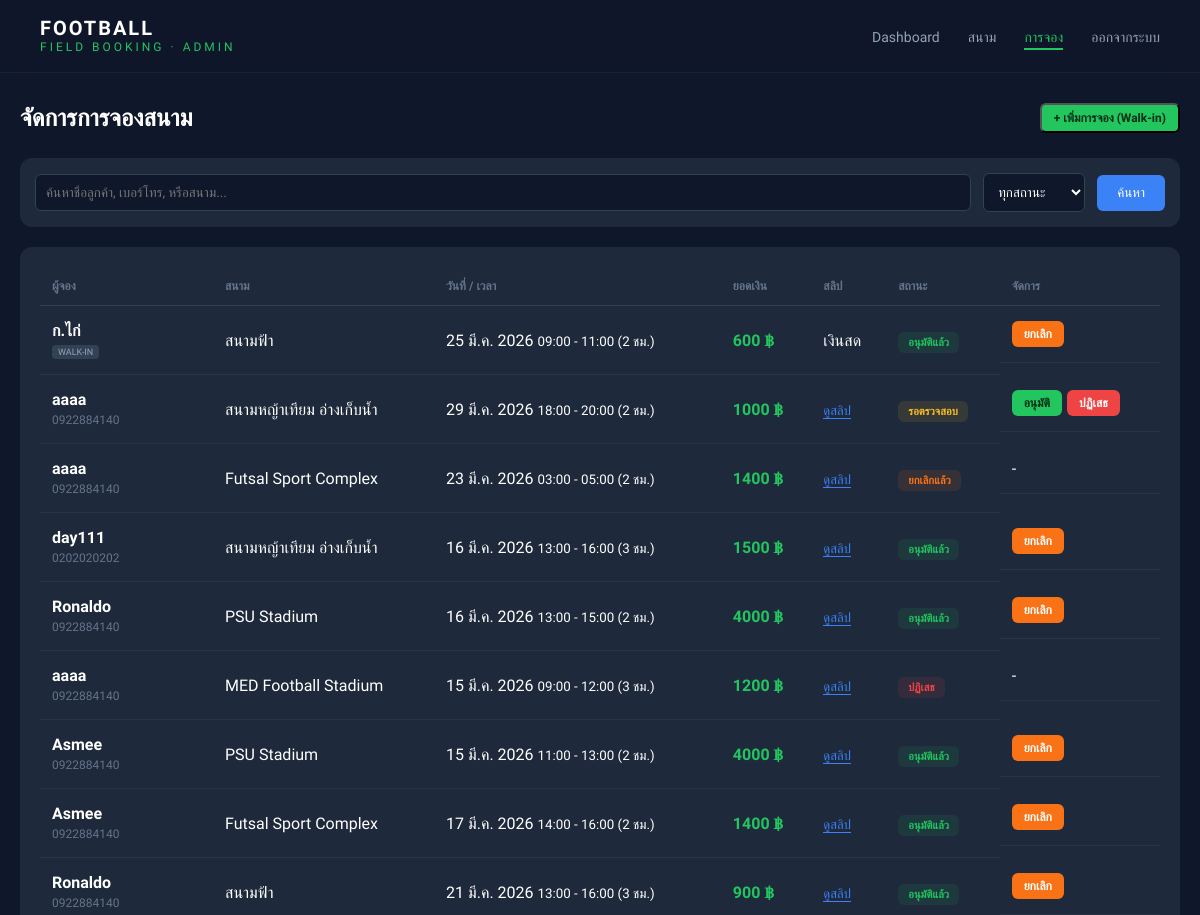
/dashboard/bookings/ (signed in, upper part), run on an earlier commit of the app's database.
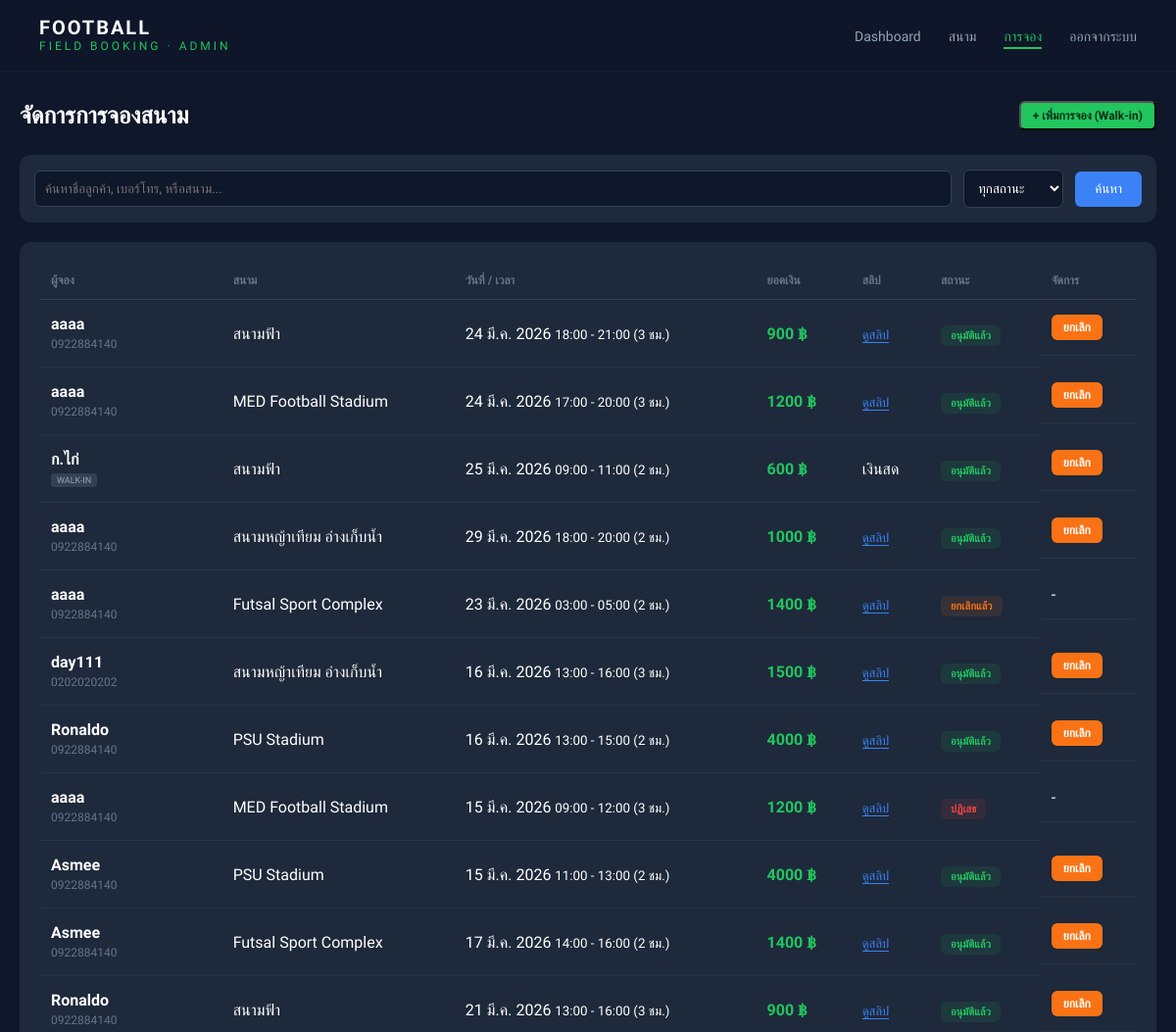
And on a later commit of the database.
### booking/models.py (models this page shows, shortened)
class Booking(models.Model):
    STATUS_CHOICES = (
        ('pending', 'Pending'),
        ('approved', 'Approved'),
        ('rejected', 'Rejected'),
        ('cancelled', 'Cancelled'),
    )
    user = models.ForeignKey(User, on_delete=models.SET_NULL, null=True, blank=True)
    field = models.ForeignKey(Field, on_delete=models.SET_NULL, null=True, blank=True)
    date = models.DateField()
    start_time = models.TimeField()
    end_time = models.TimeField()
    hours = models.IntegerField()
    total_price = models.IntegerField()
    status = models.CharField(max_length=10, choices=STATUS_CHOICES, default='pending')
    slip = models.ImageField(upload_to="slips/", null=True, blank=True)
    created_at = models.DateTimeField(auto_now_add=True)
    hours = models.IntegerField()
    water_packs = models.IntegerField(default=0)
    balls = models.IntegerField(default=0)
    class Meta:
        ordering = ['-created_at']

class Field(models.Model):
    name = models.CharField(max_length=100)
    field_type = models.CharField(max_length=20, choices=FIELD_TYPE)
    price = models.IntegerField()
    image = models.ImageField(upload_to='fields/', null=True, blank=True)
    open_time = models.TimeField()
    close_time = models.TimeField()
    is_active = models.BooleanField(default=True)

class Profile(models.Model):
    user = models.OneToOneField(User, on_delete=models.CASCADE)
    phone = models.CharField(max_length=20)

### booking/views.py (the view)
# urls.py: path('dashboard/bookings/', views.booking_management, name='booking_management'),
@login_required
def booking_management(request):
    if not request.user.is_superuser:
        return redirect("home")
    search_query = request.GET.get('q', '')
    status_filter = request.GET.get('status', '')
    bookings = Booking.objects.select_related("user", "field").order_by("-created_at")
    fields = Field.objects.all()
    if search_query:
        bookings = bookings.filter(
            Q(user__username__icontains=search_query) |
            Q(field__name__icontains=search_query)
        )
    if status_filter:
        bookings = bookings.filter(status=status_filter)
    context = {
        "bookings": bookings,
        "fields": fields, # ส่งไปให้ Modal เลือกสนาม
        "search_query": search_query,
        "status_filter": status_filter,
    }
    return render(request, "booking/booking-management.html", context)

### booking/templates/booking/booking-management.html (shortened to what the changed rows need)
{% load static %}
<!DOCTYPE html>
<html lang="th">
<head>
    <link rel="stylesheet" href="{% static 'booking/css/booking-management.css' %}">
</head>
<body>
    <div class="container">
        <div class="header-section">
            <h1>จัดการการจองสนาม</h1>
        </div>
        <div class="table-box">
            <table class="booking-table">
                <thead>
                    <tr>
                        <th>ผู้จอง</th>
                        <th>สนาม</th>
                        <th>วันที่ / เวลา</th>
                        <th>ยอดเงิน</th>
                        <th>สลิป</th>
                        <th>สถานะ</th>
                        <th>จัดการ</th>
                    </tr>
                </thead>
                <tbody>
                    {% for booking in bookings %}
                    <tr>
                        <td>
                            <div class="user-info">
                                <span class="username">{{ booking.user.username }}</span>
                                {% if not booking.slip %}
                                <span class="badge-walkin">WALK-IN</span>
                                {% endif %}
                                <small class="phone">{{ booking.user.profile.phone }}</small>
                            </div>
                        </td>
                        <td><span class="field-name">{{ booking.field.name }}</span></td>
                        <td>
                            <div class="time-info">
                                <span>{{ booking.date|date:"d M Y" }}</span>
                                <small>{{ booking.start_time|time:"H:i" }} - {{ booking.end_time|time:"H:i" }} ({{ booking.hours }} ชม.)</small>
                            </div>
                        </td>
                        <td><span class="price-tag">{{ booking.total_price }} ฿</span></td>
                        <td>
                            {% if booking.slip %}
                            <a href="{{ booking.slip.url }}" target="_blank" class="btn-view-slip">ดูสลิป</a>
                            {% else %}
                            <span class="no-slip">เงินสด</span>
                            {% endif %}
                        </td>
                        <td>
                            <span class="status {{ booking.status }}">
                                {% if booking.status == "pending" %}รอตรวจสอบ
                                {% elif booking.status == "approved" %}อนุมัติแล้ว
                                {% elif booking.status == "cancelled" %}ยกเลิกแล้ว
                                {% else %}ปฏิเสธ{% endif %}
                            </span>
                        </td>
                        <td class="action-cell">
                            {% if booking.status == "pending" %}
                            <a href="{% url 'approve_booking' booking.id %}" class="btn approve">อนุมัติ</a>
                            <a href="{% url 'reject_booking' booking.id %}" class="btn reject">ปฏิเสธ</a>
                            {% elif booking.status == "approved" %}
                            <a href="{% url 'cancel_booking' booking.id %}" class="btn cancel"
                                onclick="return confirm('ยืนยันการยกเลิก?')">ยกเลิก</a>
                            {% else %}-{% endif %}
                        </td>
                    </tr>
                    {% empty %}
                    <tr>
                        <td colspan="7" style="text-align: center; padding: 40px; color: #64748b;">ไม่พบข้อมูลการจอง
                        </td>
                    </tr>
                    {% endfor %}
                </tbody>
            </table>
        </div>
    </div>
</body>
</html>

What changed in the data, as far as the page shows it:
added Booking: user.username "aaaa", user.profile.phone "0922884140", field.name "สนามฟ้า", date "24 มี.ค. 2026", start_time "18:00", end_time "21:00", hours "3", total_price "900", status "อนุมัติแล้ว"
added Booking: user.username "aaaa", user.profile.phone "0922884140", field.name "MED Football Stadium", date "24 มี.ค. 2026", start_time "17:00", end_time "20:00", hours "3", total_price "1200", status "อนุมัติแล้ว"
changed Booking (number 4 of 11 on the later page): status "รอตรวจสอบ อนุมัติ ปฏิเสธ" → "อนุมัติแล้ว ยกเลิก"
